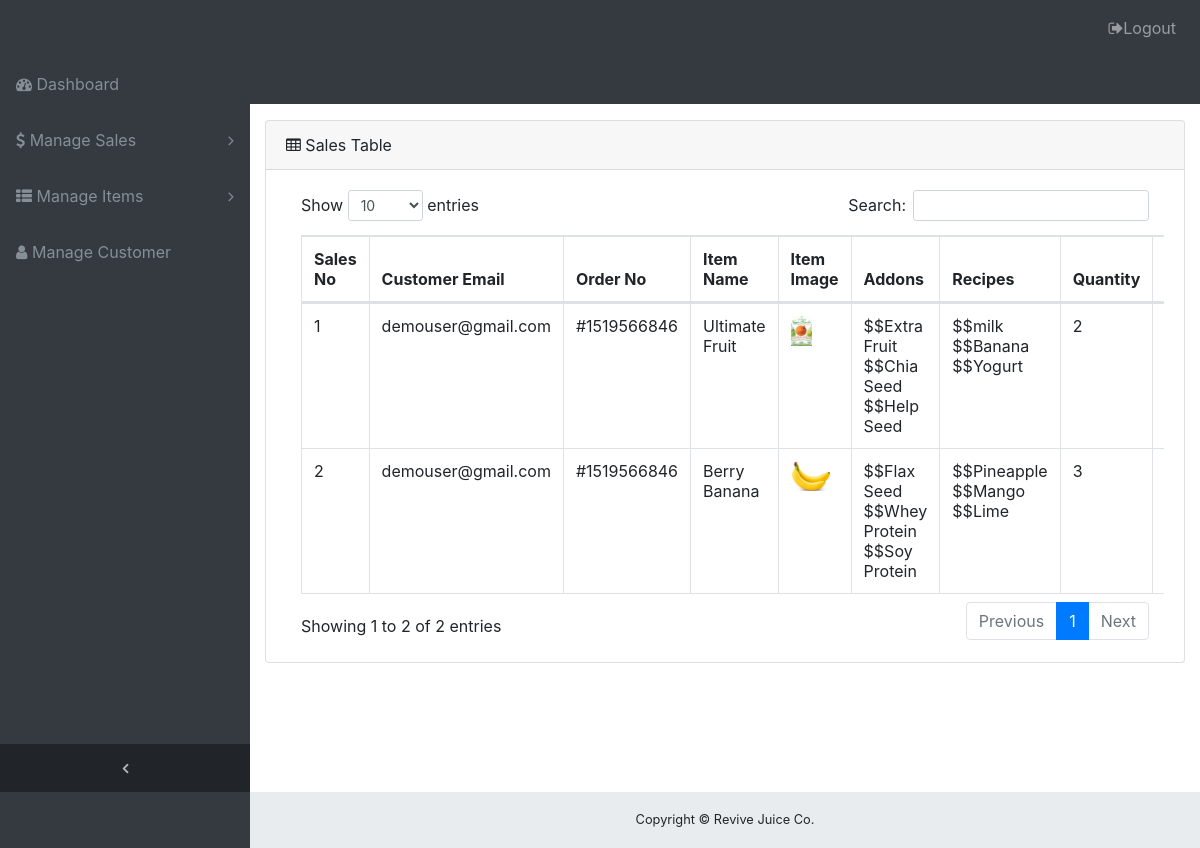
Screenshot of /sales-list.php (signed in) with the database file from the repository.
### tables this page shows
CREATE TABLE `sales` (
  `id` int(10) NOT NULL,
  `customer_id` int(10) NOT NULL,
  `item_id` int(10) NOT NULL,
  `quantity` int(10) NOT NULL,
  `unit_price` double(15,2) NOT NULL,
  `item_price` double(15,2) NOT NULL,
  `addon_price` double(15,2) NOT NULL,
  `total_price` double(15,2) NOT NULL,
  `sales_date` datetime NOT NULL DEFAULT CURRENT_TIMESTAMP
);

CREATE TABLE `customers` (
  `id` int(10) NOT NULL,
  `email` varchar(100) NOT NULL,
  `password` varchar(100) NOT NULL,
  `mobile_no` bigint(20) NOT NULL,
  `device_name` varchar(100) NOT NULL,
  `imei_no` varchar(25) NOT NULL,
  `reward_point` double(15,2) DEFAULT '0.00'
);

CREATE TABLE `items` (
  `id` int(10) NOT NULL,
  `title` varchar(100) NOT NULL,
  `image` varchar(100) NOT NULL,
  `price` double(15,2) NOT NULL,
  `details` text NOT NULL,
  `category_id` int(10) NOT NULL,
  `sub_category_id` int(10) DEFAULT '0'
);

CREATE TABLE `addons` (
  `id` int(10) NOT NULL,
  `title` varchar(100) NOT NULL,
  `image` varchar(100) DEFAULT NULL,
  `price` double(15,2) NOT NULL
);

CREATE TABLE `recipes` (
  `id` int(10) NOT NULL,
  `title` varchar(100) NOT NULL,
  `image` varchar(100) NOT NULL
);

### session.php (called while the page is built, shortened)
<?php
function isLoggedIn() {
	if (isset($_SESSION['email']) && $_SESSION['email'] != NULL) {
		return true;
	} else return false;
}

### sales-list.php (the view, shortened to what this page needs)
<?php include('session.php');?>
<?php
    if (!isLoggedIn()) {
        header("Location: login.php");
    } else echo "<br>Email: ".$_SESSION['email']."<br>";
?>
<?php include('header.php');?>
<?php
$db = db_connect();
$counter = 1;
if ($db) {
    $item_sales_sql = "SELECT customers.email as email, items.title as title, items.image as image, sales.* FROM sales JOIN customers ON sales.customer_id = customers.id JOIN items ON sales.item_id = items.id GROUP BY sales.id, sales.item_id ORDER BY sales.id ASC";
    $result = mysqli_query($db,$item_sales_sql);
}
?>
<div class="content-wrapper">
    <div class="container-fluid">
        <div class="card mb-3">
            <div class="card-header">
                <i class="fa fa-table"></i> Sales Table
            </div>
            <div class="card-body">
                <div class="table-responsive">
                    <table class="table table-bordered" id="dataTable" width="100%" cellspacing="0">
                        <thead>
                            <tr>
                                <th>Sales No</th>
                                <th>Customer Email</th>
                                <th>Order No</th>
                                <th>Item Name</th>
                                <th>Item Image</th>
                                <th>Addons</th>
                                <th>Recipes</th>
                                <th>Quantity</th>
                                <th>Unit Price</th>
                            </tr>
                        </thead>
                        <tbody>
                            <?php
                            if (mysqli_num_rows($result) > 0) {
                            while ( $item_orders = mysqli_fetch_assoc($result)){
                                $order_id = $item_orders['id'];
                                $item_id = $item_orders['item_id'];
                            ?>
                            <tr>
                                <td><?php echo $counter++?></td>
                                <td><?php echo $item_orders['email'];?></td>
                                <td><?php echo "#".$item_orders['id'];?></td>
                                <td><?php echo $item_orders['title'];?></td>
                                <td><img src="images/uploads/<?php echo $item_orders['image'];?>" width="auto" height="30px"></td>
                                <td>
                                    <?php
                                    $item_addons_sql = "SELECT addons.title as title FROM order_addon, addons WHERE order_addon.addon_id = addons.id AND order_addon.order_id=$order_id AND order_addon.item_id= $item_id";
                                    $item_addons_result = mysqli_query($db,$item_addons_sql);
                                    if (mysqli_num_rows($item_addons_result) > 0) {
                                     while ($addon_name = mysqli_fetch_assoc($item_addons_result)) {
                                        echo " $$".$addon_name['title'];
                                    }};?>
                                </td>
                                <td>
                                    <?php
                                    $item_recipes_sql = "SELECT recipes.title as title FROM order_recipe, recipes WHERE order_recipe.recipe_id = recipes.id AND order_recipe.order_id=$order_id AND order_recipe.item_id= $item_id";
                                    $item_recipes_result = mysqli_query($db,$item_recipes_sql);
                                    if (mysqli_num_rows($item_recipes_result) > 0) {
                                     while ($recipe_name = mysqli_fetch_assoc($item_recipes_result)) {
                                        echo " $$".$recipe_name['title'];
                                    }};?>
                                </td>
                                <td><?php echo $item_orders['quantity'];?></td>
                                <td><?php echo $item_orders['unit_price'];?></td>
                            </tr>
                            <?php } }?>
                        </tbody>
                    </table>
                </div>
            </div>
        </div>
    </div>
<?php include('footer.php');?>

### css/sb-admin.css (style rules this page uses)
html { position: relative; min-height: 100%; }
body { overflow-x: hidden; }
body.sticky-footer { margin-bottom: 56px; }
body.sticky-footer .content-wrapper { min-height: calc(100vh - 56px - 56px); }
body.fixed-nav { padding-top: 56px; }
.content-wrapper { min-height: calc(100vh - 56px); padding-top: 1rem; }
.content-wrapper { overflow-x: hidden; background: white; }
@media (min-width: 992px) { .content-wrapper { margin-left: 250px; } }

### rows the page displays
sales: customer.email "demouser@gmail.com", id "1519566846", item.title "Ultimate Fruit", item.image (picture), quantity "2"
addons: title "Extra Fruit"
addons: title "Chia Seed"
addons: title "Help Seed"
recipes: title "milk"
recipes: title "Banana"
recipes: title "Yogurt"
sales: customer.email "demouser@gmail.com", id "1519566846", item.title "Berry Banana", item.image (picture), quantity "3"
addons: title "Flax Seed"
addons: title "Whey Protein"
addons: title "Soy Protein"
recipes: title "Pineapple"
recipes: title "Mango"
recipes: title "Lime"

### other values shown
$_SESSION['email'] "admin@gmail.com"
